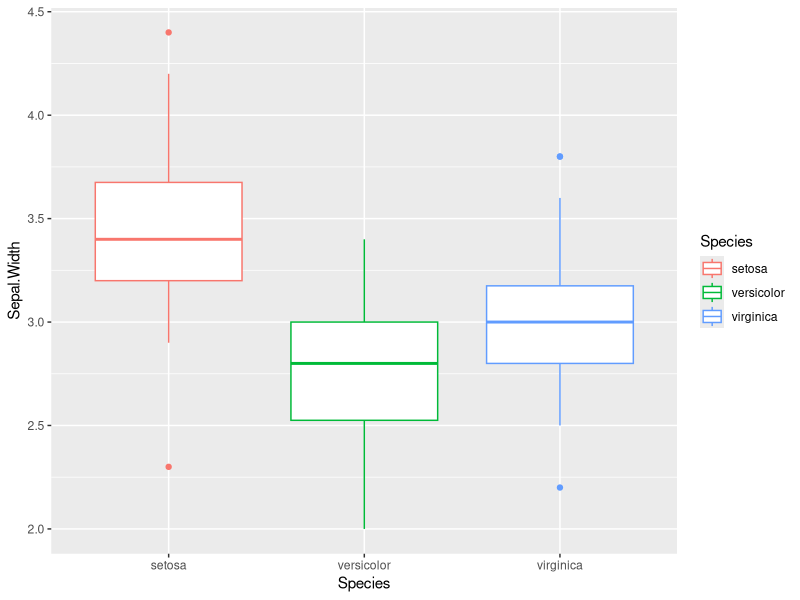
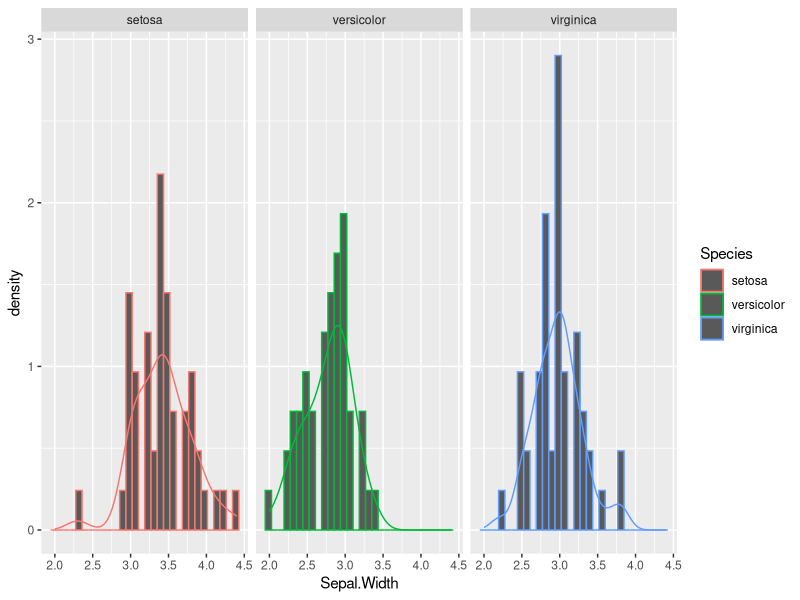

The R script that drew these images, in order:
## ---- chunk 1
library(dplyr)
library(ggplot2)

## ---- chunk 2
knitr::kable(iris %>% sample_n(10))

## ---- chunk 3
iris %>% 
  ggplot(aes(x=Species, y=Sepal.Width,color=Species))+
  geom_boxplot()

## ---- chunk 4
iris %>%
  ggplot(aes(x=Sepal.Width, 
             y=..density.., 
             color=Species))+
  geom_histogram()+
  geom_density()+
  facet_wrap(.~Species)

